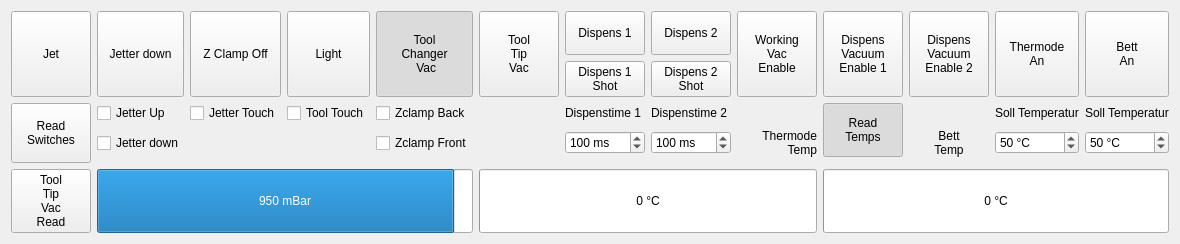
      <widget class="QWidget" name="tab_3">
       <attribute name="title">
        <string>Actuators, Sensors</string>
       </attribute>
       <layout class="QGridLayout" name="gridLayout_5">
        <item row="3" column="7">
         <widget class="QLabel" name="label_13">
          <property name="text">
           <string>Dispenstime 2</string>
          </property>
         </widget>
        </item>
        <item row="4" column="7">
         <widget class="QSpinBox" name="spinBoxDispensTime2">
          <property name="suffix">
           <string> ms</string>
          </property>
          <property name="minimum">
           <number>1</number>
          </property>
          <property name="maximum">
           <number>3000</number>
          </property>
          <property name="singleStep">
           <number>1</number>
          </property>
          <property name="value">
           <number>100</number>
          </property>
         </widget>
        </item>
        <item row="0" column="3" rowspan="3">
         <widget class="QPushButton" name="pushButtonLight">
          <property name="sizePolicy">
           <sizepolicy hsizetype="Expanding" vsizetype="Expanding">
            <horstretch>0</horstretch>
            <verstretch>0</verstretch>
           </sizepolicy>
          </property>
          <property name="text">
           <string>Light</string>
          </property>
          <property name="checkable">
           <bool>true</bool>
          </property>
          <property name="checked">
           <bool>false</bool>
          </property>
          <property name="default">
           <bool>false</bool>
          </property>
         </widget>
        </item>
        <item row="0" column="10" rowspan="3">
         <widget class="QPushButton" name="pushButtonDispensVac2">
          <property name="sizePolicy">
           <sizepolicy hsizetype="Expanding" vsizetype="Expanding">
            <horstretch>0</horstretch>
            <verstretch>0</verstretch>
           </sizepolicy>
          </property>
          <property name="text">
           <string>Dispens
Vacuum
Enable 2</string>
          </property>
          <property name="checkable">
           <bool>true</bool>
          </property>
          <property name="checked">
           <bool>false</bool>
          </property>
          <property name="default">
           <bool>false</bool>
          </property>
         </widget>
        </item>
        <item row="4" column="4">
         <widget class="QCheckBox" name="checkBoxZClampFront">
          <property name="text">
           <string>Zclamp Front</string>
          </property>
         </widget>
        </item>
        <item row="3" column="3">
         <widget class="QCheckBox" name="checkBoxTipTouch">
          <property name="enabled">
           <bool>true</bool>
          </property>
          <property name="text">
           <string>Tool Touch</string>
          </property>
         </widget>
        </item>
        <item row="4" column="12">
         <widget class="QSpinBox" name="spinBoxBettSoll">
          <property name="suffix">
           <string> °C</string>
          </property>
          <property name="minimum">
           <number>0</number>
          </property>
          <property name="maximum">
           <number>150</number>
          </property>
          <property name="singleStep">
           <number>1</number>
          </property>
          <property name="value">
           <number>50</number>
          </property>
         </widget>
        </item>
        <item row="4" column="1">
         <widget class="QCheckBox" name="checkBoxJetterDown">
          <property name="text">
           <string>Jetter down</string>
          </property>
         </widget>
        </item>
        <item row="3" column="2">
         <widget class="QCheckBox" name="checkBoxJetterTouch">
          <property name="text">
           <string>Jetter Touch</string>
          </property>
         </widget>
        </item>
        <item row="4" column="11">
         <widget class="QSpinBox" name="spinBoxThermodeSoll">
          <property name="suffix">
           <string> °C</string>
          </property>
          <property name="minimum">
           <number>0</number>
          </property>
          <property name="maximum">
           <number>210</number>
          </property>
          <property name="singleStep">
           <number>1</number>
          </property>
          <property name="value">
           <number>50</number>
          </property>
         </widget>
        </item>
        <item row="0" column="11" rowspan="3">
         <widget class="QPushButton" name="pushButtonThermodeAn">
          <property name="sizePolicy">
           <sizepolicy hsizetype="Expanding" vsizetype="Expanding">
            <horstretch>0</horstretch>
            <verstretch>0</verstretch>
           </sizepolicy>
          </property>
          <property name="text">
           <string>Thermode
An</string>
          </property>
          <property name="checkable">
           <bool>true</bool>
          </property>
          <property name="checked">
           <bool>false</bool>
          </property>
          <property name="default">
           <bool>false</bool>
          </property>
         </widget>
        </item>
        <item row="0" column="8" rowspan="3">
         <widget class="QPushButton" name="pushButtonWorkingVac">
          <property name="sizePolicy">
           <sizepolicy hsizetype="Expanding" vsizetype="Expanding">
            <horstretch>0</horstretch>
            <verstretch>0</verstretch>
           </sizepolicy>
          </property>
          <property name="text">
           <string>Working
Vac
Enable</string>
          </property>
          <property name="checkable">
           <bool>true</bool>
          </property>
          <property name="checked">
           <bool>false</bool>
          </property>
          <property name="default">
           <bool>false</bool>
          </property>
         </widget>
        </item>
        <item row="0" column="0" rowspan="3">
         <widget class="QPushButton" name="pushButtonJet">
          <property name="sizePolicy">
           <sizepolicy hsizetype="Expanding" vsizetype="Expanding">
            <horstretch>0</horstretch>
            <verstretch>0</verstretch>
           </sizepolicy>
          </property>
          <property name="text">
           <string>Jet</string>
          </property>
          <property name="checkable">
           <bool>true</bool>
          </property>
          <property name="checked">
           <bool>false</bool>
          </property>
          <property name="default">
           <bool>false</bool>
          </property>
         </widget>
        </item>
        <item row="0" column="2" rowspan="3">
         <widget class="QPushButton" name="pushButtonZClampOff">
          <property name="sizePolicy">
           <sizepolicy hsizetype="Expanding" vsizetype="Expanding">
            <horstretch>0</horstretch>
            <verstretch>0</verstretch>
           </sizepolicy>
          </property>
          <property name="text">
           <string>Z Clamp Off</string>
          </property>
          <property name="checkable">
           <bool>true</bool>
          </property>
          <property name="checked">
           <bool>false</bool>
          </property>
          <property name="default">
           <bool>false</bool>
          </property>
         </widget>
        </item>
        <item row="3" column="12">
         <widget class="QLabel" name="label_16">
          <property name="text">
           <string>Soll Temperatur</string>
          </property>
         </widget>
        </item>
        <item row="3" column="0" rowspan="3">
         <widget class="QPushButton" name="pushButtonReadSwitches">
          <property name="sizePolicy">
           <sizepolicy hsizetype="Expanding" vsizetype="Expanding">
            <horstretch>0</horstretch>
            <verstretch>0</verstretch>
           </sizepolicy>
          </property>
          <property name="text">
           <string>Read
Switches</string>
          </property>
          <property name="checkable">
           <bool>false</bool>
          </property>
          <property name="checked">
           <bool>false</bool>
          </property>
          <property name="autoRepeat">
           <bool>true</bool>
          </property>
          <property name="autoRepeatInterval">
           <number>100</number>
          </property>
          <property name="default">
           <bool>false</bool>
          </property>
         </widget>
        </item>
        <item row="4" column="8">
         <widget class="QLabel" name="label_17">
          <property name="text">
           <string>Thermode
Temp</string>
          </property>
          <property name="alignment">
           <set>Qt::AlignRight|Qt::AlignTrailing|Qt::AlignVCenter</set>
          </property>
         </widget>
        </item>
        <item row="3" column="6">
         <widget class="QLabel" name="label">
          <property name="text">
           <string>Dispenstime 1</string>
          </property>
         </widget>
        </item>
        <item row="4" column="6">
         <widget class="QSpinBox" name="spinBoxDispensTime1">
          <property name="suffix">
           <string> ms</string>
          </property>
          <property name="minimum">
           <number>1</number>
          </property>
          <property name="maximum">
           <number>3000</number>
          </property>
          <property name="singleStep">
           <number>1</number>
          </property>
          <property name="value">
           <number>100</number>
          </property>
         </widget>
        </item>
        <item row="1" column="6" rowspan="2">
         <widget class="QPushButton" name="pushButtonDispens1Shot">
          <property name="sizePolicy">
           <sizepolicy hsizetype="Expanding" vsizetype="Expanding">
            <horstretch>0</horstretch>
            <verstretch>0</verstretch>
           </sizepolicy>
          </property>
          <property name="text">
           <string>Dispens 1
Shot</string>
          </property>
          <property name="checkable">
           <bool>false</bool>
          </property>
          <property name="checked">
           <bool>false</bool>
          </property>
          <property name="default">
           <bool>false</bool>
          </property>
         </widget>
        </item>
        <item row="0" column="12" rowspan="3">
         <widget class="QPushButton" name="pushButtonBettAn">
          <property name="sizePolicy">
           <sizepolicy hsizetype="Expanding" vsizetype="Expanding">
            <horstretch>0</horstretch>
            <verstretch>0</verstretch>
           </sizepolicy>
          </property>
          <property name="text">
           <string>Bett
An</string>
          </property>
          <property name="checkable">
           <bool>true</bool>
          </property>
          <property name="checked">
           <bool>false</bool>
          </property>
          <property name="default">
           <bool>false</bool>
          </property>
         </widget>
        </item>
        <item row="6" column="0">
         <widget class="QPushButton" name="pushButtonToolTipVacRead">
          <property name="sizePolicy">
           <sizepolicy hsizetype="Expanding" vsizetype="Expanding">
            <horstretch>0</horstretch>
            <verstretch>0</verstretch>
           </sizepolicy>
          </property>
          <property name="text">
           <string>Tool
Tip
Vac
Read</string>
          </property>
          <property name="checkable">
           <bool>false</bool>
          </property>
          <property name="checked">
           <bool>false</bool>
          </property>
          <property name="autoRepeat">
           <bool>true</bool>
          </property>
          <property name="default">
           <bool>false</bool>
          </property>
         </widget>
        </item>
        <item row="3" column="11">
         <widget class="QLabel" name="label_15">
          <property name="text">
           <string>Soll Temperatur</string>
          </property>
         </widget>
        </item>
        <item row="0" column="5" rowspan="3">
         <widget class="QPushButton" name="pushButtonToolTipVac">
          <property name="sizePolicy">
           <sizepolicy hsizetype="Expanding" vsizetype="Expanding">
            <horstretch>0</horstretch>
            <verstretch>0</verstretch>
           </sizepolicy>
          </property>
          <property name="text">
           <string>Tool
Tip
Vac</string>
          </property>
          <property name="checkable">
           <bool>true</bool>
          </property>
          <property name="checked">
           <bool>false</bool>
          </property>
          <property name="default">
           <bool>false</bool>
          </property>
         </widget>
        </item>
        <item row="0" column="9" rowspan="3">
         <widget class="QPushButton" name="pushButtonDispensVac1">
          <property name="sizePolicy">
           <sizepolicy hsizetype="Expanding" vsizetype="Expanding">
            <horstretch>0</horstretch>
            <verstretch>0</verstretch>
           </sizepolicy>
          </property>
          <property name="text">
           <string>Dispens
Vacuum
Enable 1</string>
          </property>
          <property name="checkable">
           <bool>true</bool>
          </property>
          <property name="checked">
           <bool>false</bool>
          </property>
          <property name="default">
           <bool>false</bool>
          </property>
         </widget>
        </item>
        <item row="0" column="6">
         <widget class="QPushButton" name="pushButtonDispens1">
          <property name="sizePolicy">
           <sizepolicy hsizetype="Expanding" vsizetype="Expanding">
            <horstretch>0</horstretch>
            <verstretch>0</verstretch>
           </sizepolicy>
          </property>
          <property name="text">
           <string>Dispens 1</string>
          </property>
          <property name="checkable">
           <bool>true</bool>
          </property>
          <property name="checked">
           <bool>false</bool>
          </property>
          <property name="default">
           <bool>false</bool>
          </property>
         </widget>
        </item>
        <item row="1" column="7" rowspan="2">
         <widget class="QPushButton" name="pushButtonDispens2Shot">
          <property name="sizePolicy">
           <sizepolicy hsizetype="Expanding" vsizetype="Expanding">
            <horstretch>0</horstretch>
            <verstretch>0</verstretch>
           </sizepolicy>
          </property>
          <property name="text">
           <string>Dispens 2
Shot</string>
          </property>
          <property name="checkable">
           <bool>false</bool>
          </property>
          <property name="checked">
           <bool>false</bool>
          </property>
          <property name="default">
           <bool>false</bool>
          </property>
         </widget>
        </item>
        <item row="3" column="4">
         <widget class="QCheckBox" name="checkBoxZClampBack">
          <property name="text">
           <string>Zclamp Back</string>
          </property>
         </widget>
        </item>
        <item row="3" column="1">
         <widget class="QCheckBox" name="checkBoxJetterUp">
          <property name="text">
           <string>Jetter Up</string>
          </property>
         </widget>
        </item>
        <item row="4" column="10">
         <widget class="QLabel" name="label_18">
          <property name="text">
           <string>Bett
Temp</string>
          </property>
          <property name="alignment">
           <set>Qt::AlignCenter</set>
          </property>
         </widget>
        </item>
        <item row="0" column="4" rowspan="3">
         <widget class="QPushButton" name="pushButtonToolChangerVac">
          <property name="sizePolicy">
           <sizepolicy hsizetype="Expanding" vsizetype="Expanding">
            <horstretch>0</horstretch>
            <verstretch>1</verstretch>
           </sizepolicy>
          </property>
          <property name="text">
           <string>Tool
Changer
 Vac</string>
          </property>
          <property name="checkable">
           <bool>true</bool>
          </property>
          <property name="checked">
           <bool>true</bool>
          </property>
          <property name="default">
           <bool>false</bool>
          </property>
         </widget>
        </item>
        <item row="0" column="1" rowspan="3">
         <widget class="QPushButton" name="pushButtonJetterDown">
          <property name="sizePolicy">
           <sizepolicy hsizetype="Expanding" vsizetype="Expanding">
            <horstretch>0</horstretch>
            <verstretch>0</verstretch>
           </sizepolicy>
          </property>
          <property name="text">
           <string>Jetter down</string>
          </property>
          <property name="checkable">
           <bool>true</bool>
          </property>
          <property name="checked">
           <bool>false</bool>
          </property>
          <property name="default">
           <bool>false</bool>
          </property>
         </widget>
        </item>
        <item row="0" column="7">
         <widget class="QPushButton" name="pushButtonDispens2">
          <property name="sizePolicy">
           <sizepolicy hsizetype="Expanding" vsizetype="Expanding">
            <horstretch>0</horstretch>
            <verstretch>0</verstretch>
           </sizepolicy>
          </property>
          <property name="text">
           <string>Dispens 2</string>
          </property>
          <property name="checkable">
           <bool>true</bool>
          </property>
          <property name="checked">
           <bool>false</bool>
          </property>
          <property name="default">
           <bool>false</bool>
          </property>
         </widget>
        </item>
        <item row="6" column="9" colspan="4">
         <widget class="QProgressBar" name="progressBarBettTemp">
          <property name="sizePolicy">
           <sizepolicy hsizetype="Expanding" vsizetype="Expanding">
            <horstretch>0</horstretch>
            <verstretch>0</verstretch>
           </sizepolicy>
          </property>
          <property name="minimum">
           <number>0</number>
          </property>
          <property name="maximum">
           <number>200</number>
          </property>
          <property name="value">
           <number>0</number>
          </property>
          <property name="orientation">
           <enum>Qt::Horizontal</enum>
          </property>
          <property name="format">
           <string>%v °C</string>
          </property>
         </widget>
        </item>
        <item row="6" column="1" colspan="4">
         <widget class="QProgressBar" name="progressBarToolTipVacRead">
          <property name="sizePolicy">
           <sizepolicy hsizetype="Expanding" vsizetype="Expanding">
            <horstretch>0</horstretch>
            <verstretch>0</verstretch>
           </sizepolicy>
          </property>
          <property name="maximum">
           <number>1000</number>
          </property>
          <property name="value">
           <number>950</number>
          </property>
          <property name="textVisible">
           <bool>true</bool>
          </property>
          <property name="format">
           <string>%v mBar</string>
          </property>
         </widget>
        </item>
        <item row="6" column="5" colspan="4">
         <widget class="QProgressBar" name="progressBarThermodeTemp">
          <property name="sizePolicy">
           <sizepolicy hsizetype="Expanding" vsizetype="Expanding">
            <horstretch>0</horstretch>
            <verstretch>0</verstretch>
           </sizepolicy>
          </property>
          <property name="minimum">
           <number>0</number>
          </property>
          <property name="maximum">
           <number>200</number>
          </property>
          <property name="value">
           <number>0</number>
          </property>
          <property name="orientation">
           <enum>Qt::Horizontal</enum>
          </property>
          <property name="format">
           <string>%v °C</string>
          </property>
         </widget>
        </item>
        <item row="3" column="9" rowspan="2">
         <widget class="QPushButton" name="pushButtonReadTemps">
          <property name="sizePolicy">
           <sizepolicy hsizetype="Expanding" vsizetype="Expanding">
            <horstretch>0</horstretch>
            <verstretch>0</verstretch>
           </sizepolicy>
          </property>
          <property name="text">
           <string>Read
Temps</string>
          </property>
          <property name="checkable">
           <bool>true</bool>
          </property>
          <property name="checked">
           <bool>true</bool>
          </property>
          <property name="autoRepeat">
           <bool>true</bool>
          </property>
          <property name="autoRepeatInterval">
           <number>100</number>
          </property>
          <property name="default">
           <bool>false</bool>
          </property>
         </widget>
        </item>
       </layout>
      </widget>
